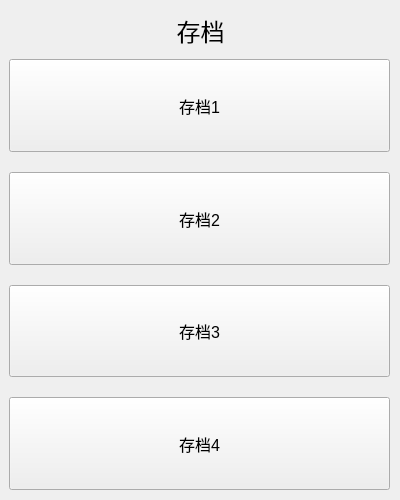
<?xml version="1.0" encoding="UTF-8"?>
<ui version="4.0">
 <class>SaveWidget</class>
 <widget class="QWidget" name="SaveWidget">
  <property name="geometry">
   <rect>
    <x>0</x>
    <y>0</y>
    <width>400</width>
    <height>500</height>
   </rect>
  </property>
  <property name="windowTitle">
   <string>Form</string>
  </property>
  <widget class="QLabel" name="title">
   <property name="geometry">
    <rect>
     <x>80</x>
     <y>10</y>
     <width>241</width>
     <height>41</height>
    </rect>
   </property>
   <property name="font">
    <font>
     <family>Microsoft YaHei</family>
     <pointsize>18</pointsize>
    </font>
   </property>
   <property name="text">
    <string>存档</string>
   </property>
   <property name="alignment">
    <set>Qt::AlignCenter</set>
   </property>
  </widget>
  <widget class="QWidget" name="verticalLayoutWidget">
   <property name="geometry">
    <rect>
     <x>9</x>
     <y>59</y>
     <width>381</width>
     <height>431</height>
    </rect>
   </property>
   <layout class="QVBoxLayout" name="verticalLayout">
    <property name="spacing">
     <number>20</number>
    </property>
    <item>
     <widget class="QPushButton" name="button_data1">
      <property name="sizePolicy">
       <sizepolicy hsizetype="Expanding" vsizetype="Expanding">
        <horstretch>0</horstretch>
        <verstretch>0</verstretch>
       </sizepolicy>
      </property>
      <property name="font">
       <font>
        <family>Microsoft YaHei UI</family>
        <pointsize>12</pointsize>
       </font>
      </property>
      <property name="text">
       <string>存档1</string>
      </property>
     </widget>
    </item>
    <item>
     <widget class="QPushButton" name="button_data2">
      <property name="sizePolicy">
       <sizepolicy hsizetype="Expanding" vsizetype="Expanding">
        <horstretch>0</horstretch>
        <verstretch>0</verstretch>
       </sizepolicy>
      </property>
      <property name="font">
       <font>
        <family>Microsoft YaHei UI</family>
        <pointsize>12</pointsize>
       </font>
      </property>
      <property name="text">
       <string>存档2</string>
      </property>
     </widget>
    </item>
    <item>
     <widget class="QPushButton" name="button_data3">
      <property name="sizePolicy">
       <sizepolicy hsizetype="Expanding" vsizetype="Expanding">
        <horstretch>0</horstretch>
        <verstretch>0</verstretch>
       </sizepolicy>
      </property>
      <property name="font">
       <font>
        <family>Microsoft YaHei UI</family>
        <pointsize>12</pointsize>
       </font>
      </property>
      <property name="text">
       <string>存档3</string>
      </property>
     </widget>
    </item>
    <item>
     <widget class="QPushButton" name="button_data4">
      <property name="sizePolicy">
       <sizepolicy hsizetype="Expanding" vsizetype="Expanding">
        <horstretch>0</horstretch>
        <verstretch>0</verstretch>
       </sizepolicy>
      </property>
      <property name="font">
       <font>
        <family>Microsoft YaHei UI</family>
        <pointsize>12</pointsize>
       </font>
      </property>
      <property name="text">
       <string>存档4</string>
      </property>
     </widget>
    </item>
   </layout>
  </widget>
 </widget>
 <resources/>
 <connections/>
</ui>
